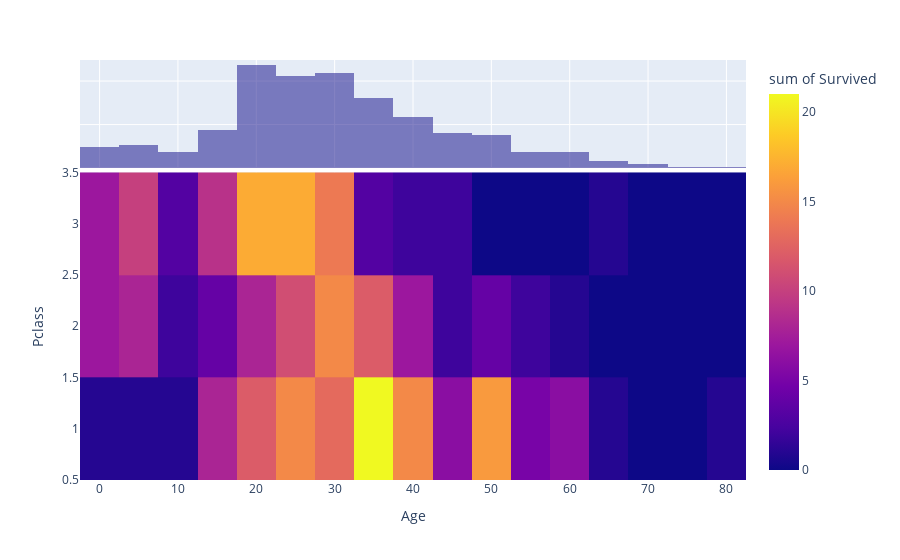

The notebook cell saved with this chart:
### Code cell
# Create heatmap of passenger survival rate by passenger class and age
fig = px.density_heatmap(titanic_df, x='Age', y='Pclass', z='Survived', marginal_x='histogram')

# Show the plot
fig.show()

### Figure 1 — Plotly figure (JSON) as saved in the notebook; plotly's stock layout.template omitted (floating-point values rounded to 4 significant figures; data arrays with more than 128 entries replaced by an {"elided": "..."} marker saying what was removed)
{"data": [{"coloraxis": "coloraxis", "histfunc": "sum", "hovertemplate": "Age=%{x}<br>Pclass=%{y}<br>sum of Survived=%{z}<extra></extra>", "name": "", "type": "histogram2d", "x": {"elided": "891 float values"}, "xaxis": "x", "xbingroup": "x", "y": {"elided": "891 int values"}, "yaxis": "y", "ybingroup": "y", "z": {"elided": "891 int values"}}, {"alignmentgroup": "True", "bingroup": "x", "hovertemplate": "Age=%{x}<br>count=%{y}<extra></extra>", "legendgroup": "", "marker": {"color": "#0d0887"}, "name": "", "offsetgroup": "", "opacity": 0.5, "showlegend": false, "type": "histogram", "x": {"elided": "891 float values"}, "xaxis": "x2", "yaxis": "y2"}], "layout": {"barmode": "overlay", "coloraxis": {"colorbar": {"title": {"text": "sum of Survived"}}, "colorscale": [[0, "#0d0887"], [0.1111, "#46039f"], [0.2222, "#7201a8"], [0.3333, "#9c179e"], [0.4444, "#bd3786"], [0.5556, "#d8576b"], [0.6667, "#ed7953"], [0.7778, "#fb9f3a"], [0.8889, "#fdca26"], [1, "#f0f921"]]}, "legend": {"tracegroupgap": 0}, "margin": {"t": 60}, "xaxis": {"anchor": "y", "domain": [0, 1], "title": {"text": "Age"}}, "xaxis2": {"anchor": "y2", "domain": [0, 1], "matches": "x", "showgrid": true, "showticklabels": false}, "yaxis": {"anchor": "x", "domain": [0, 0.7326], "title": {"text": "Pclass"}}, "yaxis2": {"anchor": "x2", "domain": [0.7426, 1], "matches": "y2", "showgrid": true, "showline": false, "showticklabels": false, "ticks": ""}}}
